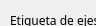
      <widget class="QWidget" name="page_3">
       <property name="geometry">
        <rect>
         <x>0</x>
         <y>0</y>
         <width>96</width>
         <height>26</height>
        </rect>
       </property>
       <attribute name="label">
        <string>2) Opciones avanzadas</string>
       </attribute>
       <widget class="QPlainTextEdit" name="Etiqueta_perfil_x">
        <property name="enabled">
         <bool>true</bool>
        </property>
        <property name="geometry">
         <rect>
          <x>40</x>
          <y>40</y>
          <width>181</width>
          <height>34</height>
         </rect>
        </property>
        <property name="styleSheet">
         <string notr="true"/>
        </property>
        <property name="plainText">
         <string>Distancia (km)</string>
        </property>
       </widget>
       <widget class="QPlainTextEdit" name="Etiqueta_perfil_y2">
        <property name="enabled">
         <bool>true</bool>
        </property>
        <property name="geometry">
         <rect>
          <x>40</x>
          <y>120</y>
          <width>181</width>
          <height>34</height>
         </rect>
        </property>
        <property name="styleSheet">
         <string notr="true"/>
        </property>
        <property name="plainText">
         <string>Elev. (km)</string>
        </property>
       </widget>
       <widget class="QPlainTextEdit" name="Etiqueta_perfil_y1">
        <property name="enabled">
         <bool>true</bool>
        </property>
        <property name="geometry">
         <rect>
          <x>40</x>
          <y>80</y>
          <width>181</width>
          <height>34</height>
         </rect>
        </property>
        <property name="styleSheet">
         <string notr="true"/>
        </property>
        <property name="plainText">
         <string>Profundidad (km)</string>
        </property>
       </widget>
       <widget class="QPlainTextEdit" name="Titulo_perfil_02">
        <property name="enabled">
         <bool>true</bool>
        </property>
        <property name="geometry">
         <rect>
          <x>240</x>
          <y>40</y>
          <width>191</width>
          <height>34</height>
         </rect>
        </property>
        <property name="styleSheet">
         <string notr="true"/>
        </property>
        <property name="plainText">
         <string>Perfil</string>
        </property>
       </widget>
       <widget class="QLabel" name="Titulo_24">
        <property name="geometry">
         <rect>
          <x>10</x>
          <y>5</y>
          <width>211</width>
          <height>31</height>
         </rect>
        </property>
        <property name="font">
         <font>
          <family>Paytone One</family>
          <weight>50</weight>
          <italic>false</italic>
          <bold>false</bold>
          <kerning>true</kerning>
         </font>
        </property>
        <property name="text">
         <string>&lt;html&gt;&lt;head/&gt;&lt;body&gt;&lt;p&gt;Etiqueta de ejes:&lt;/p&gt;&lt;/body&gt;&lt;/html&gt;</string>
        </property>
       </widget>
       <widget class="QLabel" name="Titulo_25">
        <property name="geometry">
         <rect>
          <x>240</x>
          <y>5</y>
          <width>201</width>
          <height>31</height>
         </rect>
        </property>
        <property name="font">
         <font>
          <family>Paytone One</family>
          <weight>50</weight>
          <italic>false</italic>
          <bold>false</bold>
          <kerning>true</kerning>
         </font>
        </property>
        <property name="text">
         <string>&lt;html&gt;&lt;head/&gt;&lt;body&gt;&lt;p&gt;Contenido de título:&lt;/p&gt;&lt;/body&gt;&lt;/html&gt;</string>
        </property>
       </widget>
       <widget class="QSpinBox" name="Box_div_x">
        <property name="enabled">
         <bool>true</bool>
        </property>
        <property name="geometry">
         <rect>
          <x>370</x>
          <y>85</y>
          <width>61</width>
          <height>32</height>
         </rect>
        </property>
        <property name="minimum">
         <number>1</number>
        </property>
        <property name="maximum">
         <number>1000</number>
        </property>
        <property name="value">
         <number>100</number>
        </property>
       </widget>
       <widget class="QSpinBox" name="Box_div_x_grilla">
        <property name="enabled">
         <bool>true</bool>
        </property>
        <property name="geometry">
         <rect>
          <x>370</x>
          <y>125</y>
          <width>61</width>
          <height>32</height>
         </rect>
        </property>
        <property name="minimum">
         <number>1</number>
        </property>
        <property name="maximum">
         <number>1000</number>
        </property>
        <property name="value">
         <number>50</number>
        </property>
       </widget>
       <widget class="QSpinBox" name="Box_div_y1_grilla">
        <property name="enabled">
         <bool>true</bool>
        </property>
        <property name="geometry">
         <rect>
          <x>560</x>
          <y>45</y>
          <width>61</width>
          <height>32</height>
         </rect>
        </property>
        <property name="minimum">
         <number>1</number>
        </property>
        <property name="maximum">
         <number>1000</number>
        </property>
        <property name="value">
         <number>50</number>
        </property>
       </widget>
       <widget class="QLabel" name="Text_div_x">
        <property name="geometry">
         <rect>
          <x>260</x>
          <y>85</y>
          <width>110</width>
          <height>31</height>
         </rect>
        </property>
        <property name="font">
         <font>
          <family>Noto Sans</family>
          <pointsize>10</pointsize>
          <weight>50</weight>
          <italic>false</italic>
          <bold>false</bold>
          <kerning>true</kerning>
         </font>
        </property>
        <property name="text">
         <string>División X (km)</string>
        </property>
       </widget>
       <widget class="QLabel" name="Text_div_y1_grilla">
        <property name="geometry">
         <rect>
          <x>450</x>
          <y>45</y>
          <width>110</width>
          <height>31</height>
         </rect>
        </property>
        <property name="font">
         <font>
          <family>Noto Sans</family>
          <pointsize>10</pointsize>
          <weight>50</weight>
          <italic>false</italic>
          <bold>false</bold>
          <kerning>true</kerning>
         </font>
        </property>
        <property name="text">
         <string>Grilla Y1 (km)</string>
        </property>
       </widget>
       <widget class="QLabel" name="Text_div_x_grilla">
        <property name="geometry">
         <rect>
          <x>260</x>
          <y>125</y>
          <width>110</width>
          <height>31</height>
         </rect>
        </property>
        <property name="font">
         <font>
          <family>Noto Sans</family>
          <pointsize>10</pointsize>
          <weight>50</weight>
          <italic>false</italic>
          <bold>false</bold>
          <kerning>true</kerning>
         </font>
        </property>
        <property name="text">
         <string>Grilla X (km)</string>
        </property>
       </widget>
       <widget class="QLabel" name="Text_div_y1">
        <property name="geometry">
         <rect>
          <x>450</x>
          <y>5</y>
          <width>110</width>
          <height>31</height>
         </rect>
        </property>
        <property name="font">
         <font>
          <family>Noto Sans</family>
          <pointsize>10</pointsize>
          <weight>50</weight>
          <italic>false</italic>
          <bold>false</bold>
          <kerning>true</kerning>
         </font>
        </property>
        <property name="text">
         <string>División Y1 (km)</string>
        </property>
       </widget>
       <widget class="QSpinBox" name="Box_div_y1">
        <property name="enabled">
         <bool>true</bool>
        </property>
        <property name="geometry">
         <rect>
          <x>560</x>
          <y>5</y>
          <width>61</width>
          <height>32</height>
         </rect>
        </property>
        <property name="minimum">
         <number>1</number>
        </property>
        <property name="maximum">
         <number>1000</number>
        </property>
        <property name="value">
         <number>100</number>
        </property>
       </widget>
       <widget class="Line" name="linea_6">
        <property name="geometry">
         <rect>
          <x>430</x>
          <y>10</y>
          <width>20</width>
          <height>71</height>
         </rect>
        </property>
        <property name="orientation">
         <enum>Qt::Vertical</enum>
        </property>
       </widget>
       <widget class="QLabel" name="Text_perfil_x">
        <property name="geometry">
         <rect>
          <x>10</x>
          <y>40</y>
          <width>31</width>
          <height>31</height>
         </rect>
        </property>
        <property name="font">
         <font>
          <family>Noto Sans</family>
          <pointsize>10</pointsize>
          <weight>50</weight>
          <italic>false</italic>
          <bold>false</bold>
          <kerning>true</kerning>
         </font>
        </property>
        <property name="text">
         <string>X</string>
        </property>
       </widget>
       <widget class="QLabel" name="Text_perfil_y2">
        <property name="geometry">
         <rect>
          <x>10</x>
          <y>120</y>
          <width>31</width>
          <height>31</height>
         </rect>
        </property>
        <property name="font">
         <font>
          <family>Noto Sans</family>
          <pointsize>10</pointsize>
          <weight>50</weight>
          <italic>false</italic>
          <bold>false</bold>
          <kerning>true</kerning>
         </font>
        </property>
        <property name="text">
         <string>Y2</string>
        </property>
       </widget>
       <widget class="QLabel" name="Text_perfil_y1">
        <property name="geometry">
         <rect>
          <x>10</x>
          <y>80</y>
          <width>31</width>
          <height>31</height>
         </rect>
        </property>
        <property name="font">
         <font>
          <family>Noto Sans</family>
          <pointsize>10</pointsize>
          <weight>50</weight>
          <italic>false</italic>
          <bold>false</bold>
          <kerning>true</kerning>
         </font>
        </property>
        <property name="text">
         <string>Y1</string>
        </property>
       </widget>
       <widget class="Line" name="linea_7">
        <property name="geometry">
         <rect>
          <x>220</x>
          <y>10</y>
          <width>20</width>
          <height>141</height>
         </rect>
        </property>
        <property name="orientation">
         <enum>Qt::Vertical</enum>
        </property>
       </widget>
       <widget class="Line" name="linea_8">
        <property name="geometry">
         <rect>
          <x>230</x>
          <y>70</y>
          <width>211</width>
          <height>20</height>
         </rect>
        </property>
        <property name="orientation">
         <enum>Qt::Horizontal</enum>
        </property>
       </widget>
       <widget class="QSpinBox" name="Box_div_y2">
        <property name="enabled">
         <bool>true</bool>
        </property>
        <property name="geometry">
         <rect>
          <x>560</x>
          <y>85</y>
          <width>61</width>
          <height>32</height>
         </rect>
        </property>
        <property name="minimum">
         <number>1</number>
        </property>
        <property name="maximum">
         <number>10</number>
        </property>
        <property name="value">
         <number>7</number>
        </property>
       </widget>
       <widget class="QSpinBox" name="Box_div_y2_grilla">
        <property name="enabled">
         <bool>true</bool>
        </property>
        <property name="geometry">
         <rect>
          <x>560</x>
          <y>125</y>
          <width>61</width>
          <height>32</height>
         </rect>
        </property>
        <property name="minimum">
         <number>1</number>
        </property>
        <property name="maximum">
         <number>10</number>
        </property>
        <property name="value">
         <number>7</number>
        </property>
       </widget>
       <widget class="QLabel" name="Text_div_y2">
        <property name="geometry">
         <rect>
          <x>450</x>
          <y>85</y>
          <width>110</width>
          <height>31</height>
         </rect>
        </property>
        <property name="font">
         <font>
          <family>Noto Sans</family>
          <pointsize>10</pointsize>
          <weight>50</weight>
          <italic>false</italic>
          <bold>false</bold>
          <kerning>true</kerning>
         </font>
        </property>
        <property name="text">
         <string>División Y2 (km)</string>
        </property>
       </widget>
       <widget class="QLabel" name="Text_div_y2_grilla">
        <property name="geometry">
         <rect>
          <x>450</x>
          <y>125</y>
          <width>110</width>
          <height>31</height>
         </rect>
        </property>
        <property name="font">
         <font>
          <family>Noto Sans</family>
          <pointsize>10</pointsize>
          <weight>50</weight>
          <italic>false</italic>
          <bold>false</bold>
          <kerning>true</kerning>
         </font>
        </property>
        <property name="text">
         <string>Grilla Y2 (km)</string>
        </property>
       </widget>
       <widget class="Line" name="linea_9">
        <property name="geometry">
         <rect>
          <x>630</x>
          <y>10</y>
          <width>20</width>
          <height>141</height>
         </rect>
        </property>
        <property name="orientation">
         <enum>Qt::Vertical</enum>
        </property>
       </widget>
       <widget class="QSpinBox" name="Box_min_y1">
        <property name="enabled">
         <bool>true</bool>
        </property>
        <property name="geometry">
         <rect>
          <x>770</x>
          <y>5</y>
          <width>71</width>
          <height>32</height>
         </rect>
        </property>
        <property name="minimum">
         <number>-1000</number>
        </property>
        <property name="maximum">
         <number>0</number>
        </property>
        <property name="value">
         <number>-700</number>
        </property>
       </widget>
       <widget class="QSpinBox" name="Box_max_y1">
        <property name="enabled">
         <bool>true</bool>
        </property>
        <property name="geometry">
         <rect>
          <x>770</x>
          <y>45</y>
          <width>71</width>
          <height>32</height>
         </rect>
        </property>
        <property name="minimum">
         <number>-1000</number>
        </property>
        <property name="maximum">
         <number>0</number>
        </property>
        <property name="value">
         <number>0</number>
        </property>
       </widget>
       <widget class="QSpinBox" name="Box_min_y2">
        <property name="enabled">
         <bool>true</bool>
        </property>
        <property name="geometry">
         <rect>
          <x>770</x>
          <y>85</y>
          <width>71</width>
          <height>32</height>
         </rect>
        </property>
        <property name="minimum">
         <number>-10</number>
        </property>
        <property name="maximum">
         <number>0</number>
        </property>
        <property name="value">
         <number>-7</number>
        </property>
       </widget>
       <widget class="QLabel" name="Text_min_y2">
        <property name="geometry">
         <rect>
          <x>660</x>
          <y>85</y>
          <width>110</width>
          <height>31</height>
         </rect>
        </property>
        <property name="font">
         <font>
          <family>Noto Sans</family>
          <pointsize>10</pointsize>
          <weight>50</weight>
          <italic>false</italic>
          <bold>false</bold>
          <kerning>true</kerning>
         </font>
        </property>
        <property name="text">
         <string>Y2 min. (km)</string>
        </property>
       </widget>
       <widget class="QLabel" name="Text_min_y1">
        <property name="geometry">
         <rect>
          <x>660</x>
          <y>5</y>
          <width>110</width>
          <height>31</height>
         </rect>
        </property>
        <property name="font">
         <font>
          <family>Noto Sans</family>
          <pointsize>10</pointsize>
          <weight>50</weight>
          <italic>false</italic>
          <bold>false</bold>
          <kerning>true</kerning>
         </font>
        </property>
        <property name="text">
         <string>Y1 min. (km)</string>
        </property>
       </widget>
       <widget class="QLabel" name="Text_max_y1_grilla">
        <property name="geometry">
         <rect>
          <x>660</x>
          <y>45</y>
          <width>110</width>
          <height>31</height>
         </rect>
        </property>
        <property name="font">
         <font>
          <family>Noto Sans</family>
          <pointsize>10</pointsize>
          <weight>50</weight>
          <italic>false</italic>
          <bold>false</bold>
          <kerning>true</kerning>
         </font>
        </property>
        <property name="text">
         <string>Y1 max. (km)</string>
        </property>
       </widget>
       <widget class="QLabel" name="Text_max_y2_grilla">
        <property name="geometry">
         <rect>
          <x>660</x>
          <y>125</y>
          <width>110</width>
          <height>31</height>
         </rect>
        </property>
        <property name="font">
         <font>
          <family>Noto Sans</family>
          <pointsize>10</pointsize>
          <weight>50</weight>
          <italic>false</italic>
          <bold>false</bold>
          <kerning>true</kerning>
         </font>
        </property>
        <property name="text">
         <string>Y2 max. (km)</string>
        </property>
       </widget>
       <widget class="QSpinBox" name="Box_max_y2">
        <property name="enabled">
         <bool>true</bool>
        </property>
        <property name="geometry">
         <rect>
          <x>770</x>
          <y>125</y>
          <width>71</width>
          <height>32</height>
         </rect>
        </property>
        <property name="minimum">
         <number>0</number>
        </property>
        <property name="maximum">
         <number>10</number>
        </property>
        <property name="value">
         <number>7</number>
        </property>
       </widget>
      </widget>
